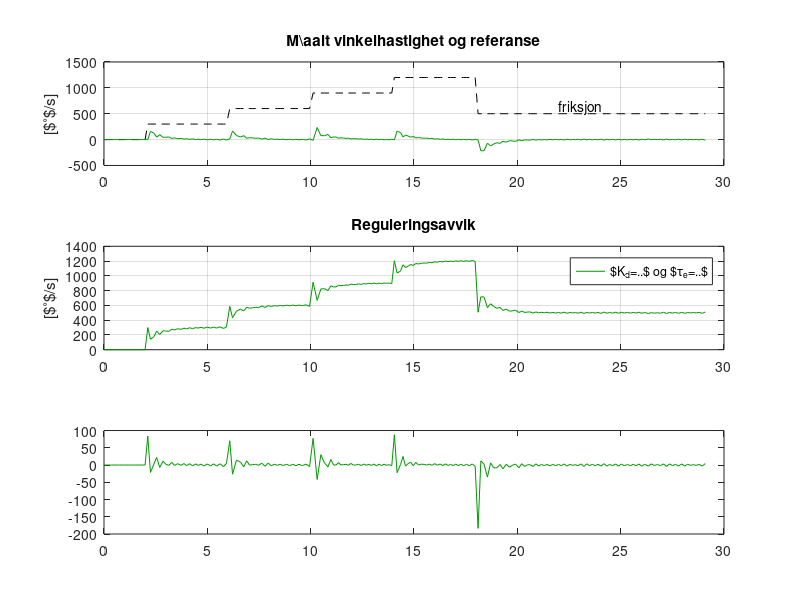

Here is the MATLAB script that generated this plot: (Note: this script raises an error after producing the figure.)
% Fil for å lage figur som sammenligner resultat.
%   a) I utgangspunktet er linje 3 og 4 kommentert 
%   b) Kjør først linje 1 og 2
%   c) Kommenter deretter ut linje 1 og 2, kjør linje 3
%   d) Kommenter deretter ut linje 3, kjør linje 4

%clear;close all                                  % linje 1
%load('P04_Kd_001_tau_0.1.mat');farge = 'b';        % linje 2, liten Kd
%load('P04_Kd_002_tau_0.1.mat');farge = 'r';        % linje 3, litt større Kd
load('P04_Kd_005_tau_0.1.mat');farge = [0 0.6 0];  % linje 4, størst Kd

% Åpne figure nummer 1
figure(1)
set(gcf,'outerposition',[ 569   241   545   738])

subplot(3,1,1)
plot(t,r,'k--');
hold on
plot(t,y,'-','color',farge);
text(22,630,'friksjon')
grid on
ylabel('[$^{\circ}$/s]')
title('M{\aa}lt vinkelhastighet og referanse')

subplot(3,1,2)
plot(t,e,'-','color',farge);
hold on
grid on
title('Reguleringsavvik')
ylabel('[$^{\circ}$/s]')
legend('$K_d=..$ og $\tau_e=..$',...
    '$K_d=..$ og $\tau_e=..$',...
    '$K_d=..$ og $\tau_e=..$')

subplot(3,1,3)
plot(t,u_A,'-','color',farge);
hold on
yline(100, 'k:','linewidth',2,'HandleVisibility','off')
yline(-100, 'k:','linewidth',2,'HandleVisibility','off')
ylim([-30 30])
grid on
title('D-bidraget')
xlabel('Tid [sek]')
legend('$K_d=..$ og $\tau_e=..$',...
    '$K_d=..$ og $\tau_e=..$',...
    '$K_d=..$ og $\tau_e=..$')

% vurder å bruke denne
%ylim([-30 30])
